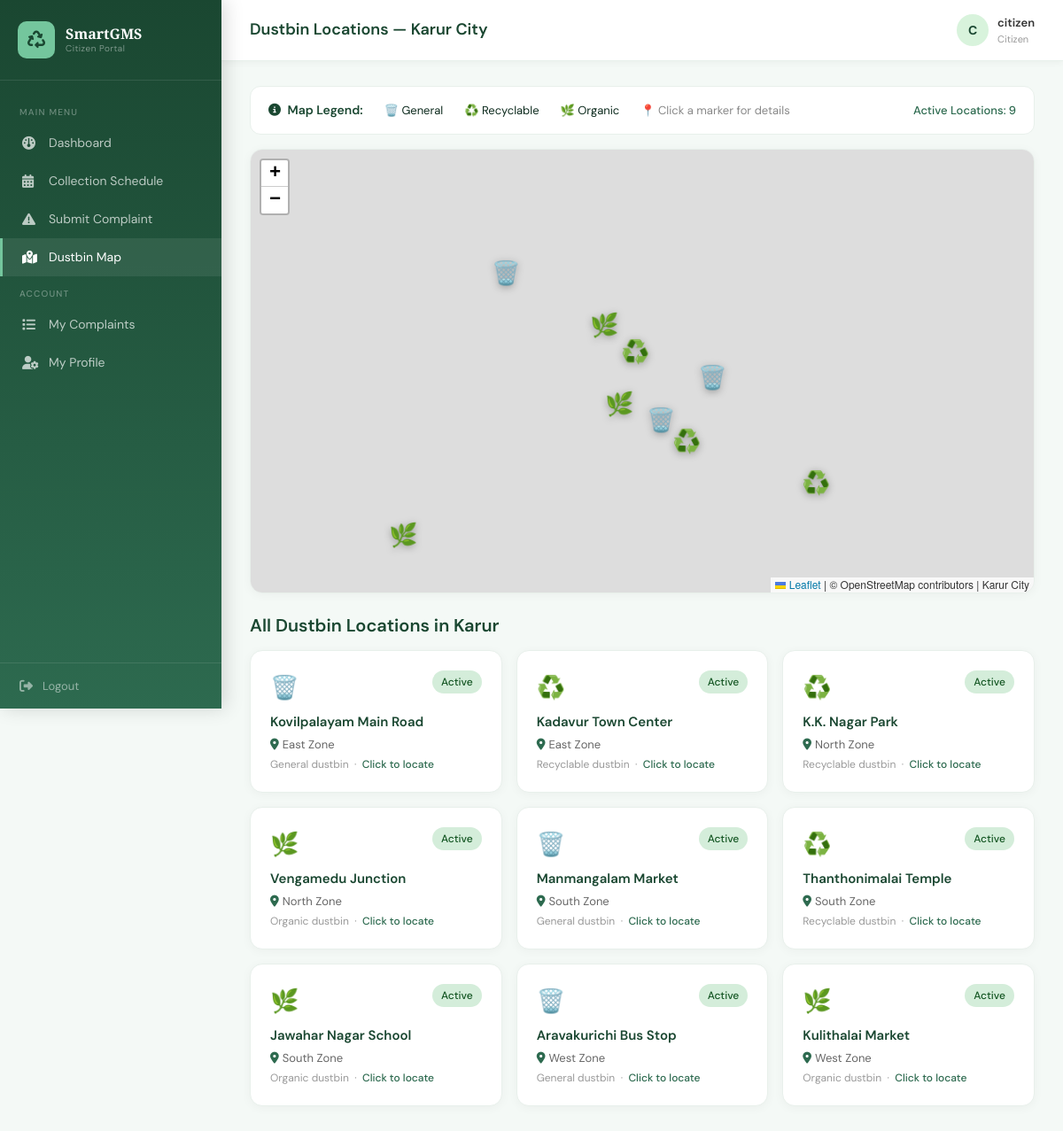
The app's page /citizen/map.php (signed in) with its own data.
### tables this page shows
CREATE TABLE `dustbins` (
  `id` int(11) NOT NULL,
  `location_name` varchar(150) NOT NULL,
  `area` varchar(100) NOT NULL,
  `latitude` decimal(10,8) NOT NULL,
  `longitude` decimal(11,8) NOT NULL,
  `dustbin_type` enum('general','recyclable','organic') DEFAULT 'general',
  `status` enum('active','full','maintenance') DEFAULT 'active',
  `created_at` timestamp NOT NULL DEFAULT current_timestamp()
);

### citizen/map.php (the view, shortened to what this page needs)
<?php
require_once '../includes/db.php';
$dustbins     = $pdo->query("SELECT * FROM dustbins WHERE status='active' ORDER BY area")->fetchAll();
?>
<?php include '../includes/header.php'; ?>
<link rel="stylesheet" href="https://unpkg.com/leaflet@1.9.4/dist/leaflet.css"/>
<div class="sidebar">
    <div class="sidebar-brand">
        <div class="icon"><i class="fa-solid fa-recycle"></i></div>
        <div class="name">SmartGMS <small>Citizen Portal</small></div>
    </div>
    <div class="sidebar-menu">
        <div class="menu-label">Main Menu</div>
        <a href="dashboard.php"><i class="fa-solid fa-gauge"></i> Dashboard</a>
        <a href="schedule.php"><i class="fa-solid fa-calendar-days"></i> Collection Schedule</a>
        <a href="complaint.php"><i class="fa-solid fa-triangle-exclamation"></i> Submit Complaint</a>
        <a href="map.php" class="active"><i class="fa-solid fa-map-location-dot"></i> Dustbin Map</a>
        <div class="menu-label">Account</div>
        <a href="my_complaints.php"><i class="fa-solid fa-list"></i> My Complaints</a>
        <a href="profile.php"><i class="fa-solid fa-user-gear"></i> My Profile</a>
    </div>
    <div class="sidebar-footer">
        <a href="../logout.php"><i class="fa-solid fa-right-from-bracket"></i> Logout</a>
    </div>
</div>
<div class="main-content">
    <div class="topbar">
        <h4>Dustbin Locations — Karur City</h4>
        <div class="user-info">
            <div class="avatar"><?= strtoupper(substr($_SESSION['full_name'], 0, 1)) ?></div>
            <div>
                <div style="font-weight:600;color:#333;"><?= htmlspecialchars($_SESSION['full_name']) ?></div>
                <div style="font-size:11px;color:#999;">Citizen</div>
            </div>
        </div>
    </div>
    <div class="page-body">
        <div style="background:#fff;border-radius:12px;padding:16px 20px;border:1px solid #e8f0eb;margin-bottom:16px;display:flex;align-items:center;gap:24px;flex-wrap:wrap;">
            <span style="font-weight:600;color:#1a4731;font-size:14px;"><i class="fa-solid fa-circle-info me-1"></i> Map Legend:</span>
            <span style="font-size:13px;">🗑️ General</span>
            <span style="font-size:13px;">♻️ Recyclable</span>
            <span style="font-size:13px;">🌿 Organic</span>
            <span style="font-size:13px;color:#888;">📍 Click a marker for details</span>
            <span style="font-size:13px;color:#2d6a4f;font-weight:500;margin-left:auto;">
                Active Locations: <?= count($dustbins) ?>
            </span>
        </div>
        <div style="background:#fff;border-radius:14px;overflow:hidden;border:1px solid #e8f0eb;box-shadow:0 2px 12px rgba(0,0,0,.04);">
            <div id="map" style="height:500px;"></div>
        </div>
        <?php if (!empty($dustbins)): ?>
        <h5 style="color:#1a4731;font-weight:600;" class="mt-4 mb-3">All Dustbin Locations in Karur</h5>
        <div class="row g-3">
            <?php foreach ($dustbins as $d): ?>
            <div class="col-md-4">
                <div class="stat-card" style="cursor:pointer;" onclick="flyTo(<?= $d['latitude'] ?>, <?= $d['longitude'] ?>)">
                    <div class="d-flex justify-content-between align-items-start">
                        <span style="font-size:26px;">
                            <?= $d['dustbin_type'] === 'recyclable' ? '♻️' : ($d['dustbin_type'] === 'organic' ? '🌿' : '🗑️') ?>
                        </span>
                        <span class="badge-active">Active</span>
                    </div>
                    <div style="font-weight:600;color:#1a4731;margin:8px 0 4px;font-size:15px;"><?= htmlspecialchars($d['location_name']) ?></div>
                    <div style="font-size:13px;color:#666;"><i class="fa-solid fa-location-dot me-1" style="color:#2d6a4f;"></i><?= htmlspecialchars($d['area']) ?></div>
                    <div style="font-size:12px;color:#999;margin-top:4px;"><?= ucfirst($d['dustbin_type']) ?> dustbin &nbsp;·&nbsp; <span style="color:#2d6a4f;font-weight:500;">Click to locate</span></div>
                </div>
            </div>
            <?php endforeach; ?>
        </div>
        <?php endif; ?>
    </div>
</div>
<?php include '../includes/footer.php'; ?>

### includes/header.php (shortened to what this page needs)
<!DOCTYPE html>
<html lang="en">
<head>
    <link href="https://cdn.jsdelivr.net/npm/bootstrap@5.3.0/dist/css/bootstrap.min.css" rel="stylesheet"/>
    <link href="https://cdnjs.cloudflare.com/ajax/libs/font-awesome/6.4.0/css/all.min.css" rel="stylesheet"/>
    <link href="/smart_gms/assets/css/style.css" rel="stylesheet"/>
</head>
<body>

### includes/footer.php (shortened to what this page needs)
</body>
</html>

### assets/css/style.css (style rules this page uses)
:root { --green-dark: #1a4731; --green-mid: #2d6a4f; --green-light: #52b788; --green-pale: #d8f3dc; --green-accent: #74c69d; --white: #f8fffe; --text-dark: #0d2b1e; --text-muted: #5a7a6a; --bg-page: #f4f9f6; --border-color: #e8f0eb; }
*, *::before, *::after { box-sizing: border-box; margin: 0; padding: 0; }
html, body { height: 100%; font-family: 'DM Sans', sans-serif; background: var(--bg-page); color: var(--text-dark); }
.sidebar { width: 250px; min-height: 100vh; background: linear-gradient(180deg, var(--green-dark) 0%, var(--green-mid) 100%); position: fixed; top: 0; left: 0; z-index: 100; box-shadow: 4px 0 20px rgba(0,0,0,.15); }
.sidebar-brand { padding: 24px 20px; border-bottom: 1px solid rgba(255,255,255,.1); display: flex; align-items: center; gap: 12px; }
.sidebar-brand .icon { width: 42px; height: 42px; background: var(--green-accent); border-radius: 10px; display: flex; align-items: center; justify-content: center; font-size: 20px; color: var(--green-dark); }
.sidebar-brand .name { font-family: 'Playfair Display', serif; font-size: 16px; font-weight: 700; color: #fff; line-height: 1.2; }
.sidebar-brand .name small { display: block; font-family: 'DM Sans', sans-serif; font-size: 10px; font-weight: 300; color: rgba(255,255,255,.5); letter-spacing: .5px; }
.sidebar-menu { padding: 16px 0; }
.menu-label { font-size: 10px; letter-spacing: 1.2px; text-transform: uppercase; color: rgba(255,255,255,.35); padding: 12px 22px 6px; font-weight: 500; }
.sidebar a { display: flex; align-items: center; gap: 12px; padding: 11px 22px; color: rgba(255,255,255,.7); text-decoration: none; font-size: 14px; font-weight: 400; transition: all .2s; border-left: 3px solid transparent; }
.sidebar a:hover, .sidebar a.active { background: rgba(255,255,255,.08); color: #fff; border-left-color: var(--green-accent); }
.sidebar a i { width: 18px; font-size: 15px; }
.sidebar-footer { position: absolute; bottom: 0; left: 0; right: 0; padding: 16px 22px; border-top: 1px solid rgba(255,255,255,.1); }
.sidebar-footer a { color: rgba(255,255,255,.5); font-size: 13px; display: flex; align-items: center; gap: 8px; text-decoration: none; transition: color .2s; border-left: none !important; padding: 0 !important; background: none !important; }
.main-content { margin-left: 250px; min-height: 100vh; }
.topbar { background: #fff; padding: 16px 32px; display: flex; align-items: center; justify-content: space-between; border-bottom: 1px solid var(--border-color); box-shadow: 0 2px 8px rgba(0,0,0,.04); position: sticky; top: 0; z-index: 99; }
.topbar h4 { margin: 0; font-size: 18px; color: var(--green-dark); font-weight: 600; }
.topbar .user-info { display: flex; align-items: center; gap: 10px; font-size: 13px; color: #666; }
.page-body { padding: 28px 32px; }
.avatar { width: 36px; height: 36px; border-radius: 50%; background: var(--green-pale); color: var(--green-dark); display: flex; align-items: center; justify-content: center; font-weight: 700; font-size: 14px; }
.stat-card { background: #fff; border-radius: 14px; padding: 22px; border: 1px solid var(--border-color); box-shadow: 0 2px 12px rgba(0,0,0,.04); transition: transform .2s, box-shadow .2s; }
.badge-active { background: #d4edda; color: #155724; padding: 4px 10px; border-radius: 20px; font-size: 12px; font-weight: 500; }

### records on screen
dustbins: location_name "Kovilpalayam Main Road", area "East Zone", dustbin_type "General"
dustbins: location_name "Kadavur Town Center", area "East Zone", dustbin_type "Recyclable"
dustbins: location_name "K.K. Nagar Park", area "North Zone", dustbin_type "Recyclable"
dustbins: location_name "Vengamedu Junction", area "North Zone", dustbin_type "Organic"
dustbins: location_name "Manmangalam Market", area "South Zone", dustbin_type "General"
dustbins: location_name "Thanthonimalai Temple", area "South Zone", dustbin_type "Recyclable"
dustbins: location_name "Jawahar Nagar School", area "South Zone", dustbin_type "Organic"
dustbins: location_name "Aravakurichi Bus Stop", area "West Zone", dustbin_type "General"
dustbins: location_name "Kulithalai Market", area "West Zone", dustbin_type "Organic"

### other values on screen
substr($_SESSION['full_name'], 0, 1) "C"
$_SESSION['full_name'] "citizen"
count($dustbins) "9"
